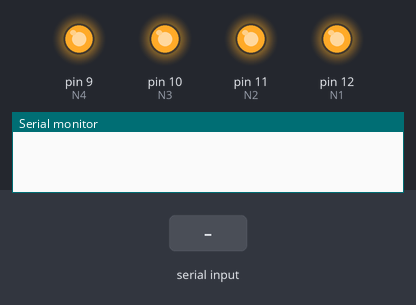
Simulated run of this sketch. Board: Arduino Uno, built with avr-gcc and run on an emulated ATmega328P. Shown: output pins drawn as LEDs (lit = HIGH), the last lines printed to the serial monitor. Inputs (shaded band) come from the test bench.

Above: at 1.2 s.
1.3 s: "f" received over Serial
At 2.0 s:
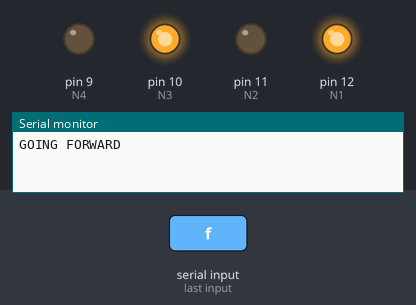
2.8 s: "b" received over Serial
At 3.1 s:
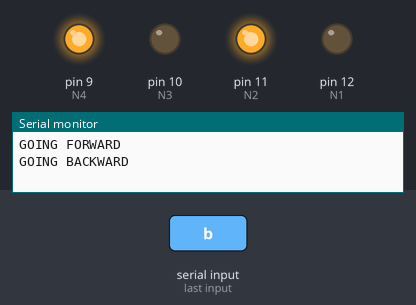
4.3 s: "l" received over Serial
At 5.4 s:
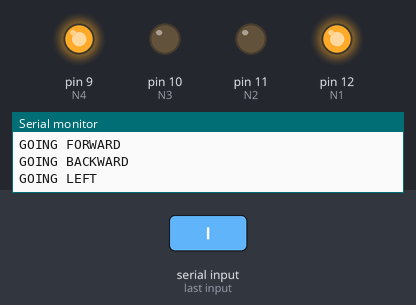
5.8 s: "r" received over Serial
At 6.6 s:
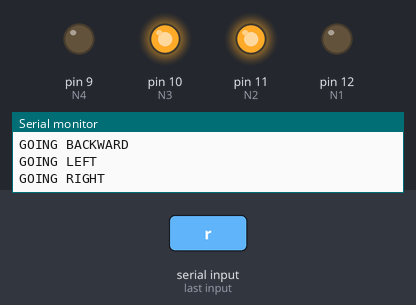
Timing chart, 0 to 8.3 s (numbered marks = the images above; inputs shaded):
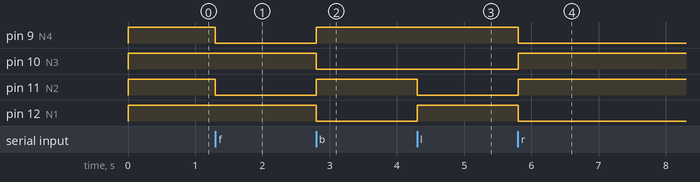

Measured:
- after the input at 1.3 s, pin 9 (N4), pin 11 (N2): HIGH → LOW at once
- after the input at 2.8 s, pin 9 (N4), pin 11 (N2): LOW → HIGH at once; pin 10 (N3), pin 12 (N1): HIGH → LOW at once
- after the input at 4.3 s, pin 11 (N2): HIGH → LOW at once; pin 12 (N1): LOW → HIGH at once
- after the input at 5.8 s, pin 9 (N4), pin 12 (N1): HIGH → LOW at once; pin 10 (N3), pin 11 (N2): LOW → HIGH at once

The sketch:

controller.ino
```cpp
char cL;
int N1 = 12, N2 = 11, N3 = 10, N4 = 9;

void turnR(int pin1, int pin2) {
  digitalWrite(pin1, HIGH);
  digitalWrite(pin2, LOW);
}

void turnL(int pin1, int pin2) {
  digitalWrite(pin1, LOW);
  digitalWrite(pin2, HIGH);
}

void Stop(int pin1, int pin2) {
  digitalWrite(pin1, HIGH);
  digitalWrite(pin2, HIGH);
}

void setup() {
  Serial.begin(9600);
  pinMode(N1, OUTPUT);
  pinMode(N2, OUTPUT);
  pinMode(N3, OUTPUT);
  pinMode(N4, OUTPUT);

  digitalWrite(N1, HIGH);
  digitalWrite(N2, HIGH);
  digitalWrite(N3, HIGH);
  digitalWrite(N4, HIGH);
}

void loop() {
  // put your main code here, to run repeatedly:
  cL = Serial.read();
  switch (cL) {
    case 'f':
      Serial.println("GOING FORWARD");
      Stop(N1, N2); Stop(N3, N4);
      turnR(N1, N2); turnR(N3, N4);
      break;

    case 'b':
      Serial.println("GOING BACKWARD");
      Stop(N1, N2); Stop(N3, N4);
      turnL(N1, N2); turnL(N3, N4);
      break;

    case 'l':
      Serial.println("GOING LEFT");
      Stop(N1, N2); Stop(N3, N4);
      turnR(N1, N2); turnL(N3, N4);
      break;

    case 'r':
      Serial.println("GOING RIGHT");
      Stop(N1, N2); Stop(N3, N4);
      turnL(N1, N2); turnR(N3, N4);
      break;

    case 's':
      Serial.println("STOPING");
      Stop(N1, N2); Stop(N3, N4);
      break;
  }

}
```
